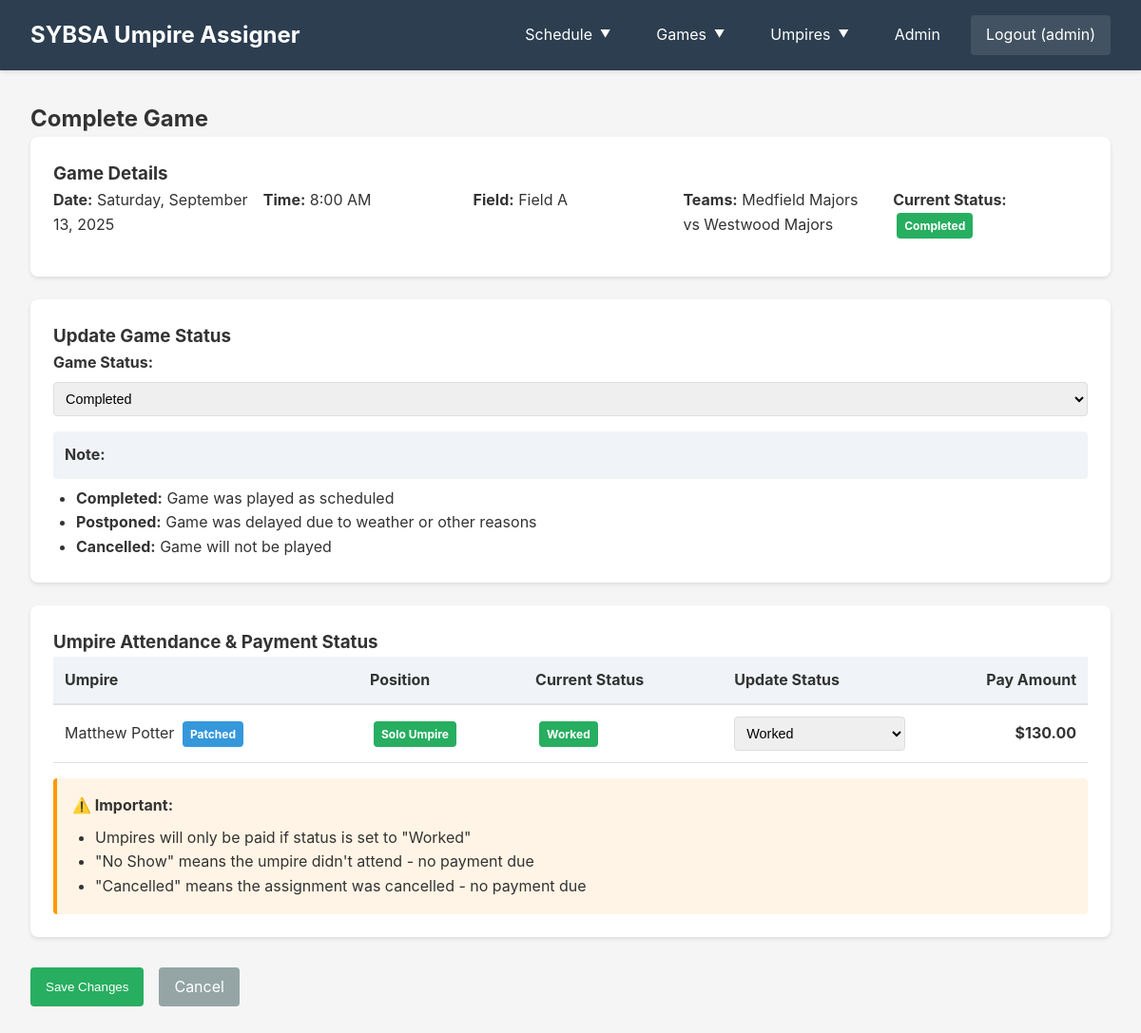
The app's page /games/5/complete/ (signed in) with its own data.
### assignments/models.py (models this page shows, shortened)
class Game(models.Model):
    TIME_CHOICES = [
        ('8:00', '8:00 AM'),
        ('10:15', '10:15 AM'),
        ('12:30', '12:30 PM'),
        ('2:45', '2:45 PM'),
        ('4:00', '4:00 PM'),
        ('5:30', '5:30 PM'),
        ('6:00', '6:00 PM'),
    ]
    FIELD_CHOICES = [
        ('A', 'Field A'),
        ('B', 'Field B'),
        ('C', 'Field C'),
        ('D', 'Field D'),
        ('E', 'Field E'),
        ('Ames', 'Ames St.'),
    ]
    STATUS_CHOICES = [
        ('scheduled', 'Scheduled'),
        ('completed', 'Completed'),
        ('postponed', 'Postponed'),
        ('cancelled', 'Cancelled'),
    ]
    home_team = models.ForeignKey(Team, on_delete=models.CASCADE, related_name='home_games')
    away_team = models.ForeignKey(Team, on_delete=models.CASCADE, related_name='away_games')
    date = models.DateField()
    time = models.CharField(max_length=10, choices=TIME_CHOICES)
    field = models.CharField(max_length=1, choices=FIELD_CHOICES)
    status = models.CharField(max_length=20, choices=STATUS_CHOICES, default='scheduled')
    archived = models.BooleanField(default=False)
    class Meta:
        verbose_name = "Game"
        verbose_name_plural = "Games"
        unique_together = ['date', 'time', 'field']
        ordering = ['date', 'time', 'field']

class Team(models.Model):
    LEVEL_CHOICES = [
        ('AAA', 'AAA'),
        ('Minors', 'Minors'),
        ('Majors', 'Majors'),
        ('Softball', 'Softball'),
    ]
    town = models.ForeignKey(Town, on_delete=models.CASCADE)
    level = models.CharField(max_length=10, choices=LEVEL_CHOICES)
    coach = models.ForeignKey(Coach, on_delete=models.SET_NULL, null=True, blank=True)
    name = models.CharField(max_length=100, blank=True)
    class Meta:
        verbose_name = "Team"
        verbose_name_plural = "Teams"
        unique_together = ['town', 'level', 'name']
    def __str__(self):
        if self.name:
            return f"{self.town} {self.level} - {self.name}"
        return f"{self.town} {self.level}"

class Town(models.Model):
    name = models.CharField(max_length=100, unique=True)
    league_admin = models.ForeignKey(LeagueAdmin, on_delete=models.SET_NULL, null=True, blank=True)
    class Meta:
        verbose_name = "Town"
        verbose_name_plural = "Towns"
    def __str__(self):
        return self.name

class UmpireAssignment(models.Model):
    POSITION_CHOICES = [
        ('plate', 'Plate Umpire'),
        ('base', 'Base Umpire'),
        ('solo', 'Solo Umpire'),
    ]
    WORKED_STATUS_CHOICES = [
        ('assigned', 'Assigned'),
        ('worked', 'Worked'),
        ('no_show', 'No Show'),
        ('cancelled', 'Cancelled'),
    ]
    game = models.ForeignKey(Game, on_delete=models.CASCADE, related_name='assignments')
    umpire = models.ForeignKey(Umpire, on_delete=models.CASCADE, related_name='assignments')
    position = models.CharField(max_length=10, choices=POSITION_CHOICES)
    worked_status = models.CharField(max_length=20, choices=WORKED_STATUS_CHOICES, default='assigned')
    pay_amount = models.DecimalField(max_digits=6, decimal_places=2, default=0)
    class Meta:
        verbose_name = "Umpire Assignment"
        verbose_name_plural = "Umpire Assignments"
        unique_together = ['game', 'umpire']
    def calculate_pay(self):
        from .utils import get_pay_rate
        if self.worked_status in ['assigned', 'worked']:
            return get_pay_rate(self.umpire.patched, self.position)
        return Decimal('0.00')

class Umpire(models.Model):
    user = models.OneToOneField(User, on_delete=models.SET_NULL, null=True, blank=True, related_name='umpire_profile')
    first_name = models.CharField(max_length=50)
    last_name = models.CharField(max_length=50)
    email = models.EmailField(unique=True)
    phone = models.CharField(validators=[phone_regex], max_length=17)
    adult = models.BooleanField(default=False)
    patched = models.BooleanField(default=False)
    is_assigner = models.BooleanField(default=False, help_text="External assigner service - can be booked for multiple games at same time")
    class Meta:
        verbose_name = "Umpire"
        verbose_name_plural = "Umpires"
    def __str__(self):
        if self.is_assigner:
            return f"{self.first_name} {self.last_name} (Assigner)"
        return f"{self.first_name} {self.last_name}"

### assignments/views.py (the view, shortened to what this page needs)
# urls.py: path('games/<int:game_id>/complete/', views.complete_game, name='complete_game'),
@admin_required
def complete_game(request, game_id):
    game = get_object_or_404(Game, id=game_id)
    context = {
        'game': game,
        'assignments': game.assignments.all().select_related('umpire'),
        'status_choices': Game.STATUS_CHOICES,
        'worked_status_choices': UmpireAssignment.WORKED_STATUS_CHOICES,
    }
    return render(request, 'assignments/complete_game.html', context)

### assignments/utils.py (called while the page is built)
def get_pay_rate(is_patched, position):
    try:
        pay_rate = PayRate.objects.latest('effective_date')
    except PayRate.DoesNotExist:
        pay_rate = PayRate.objects.create()
    if position == 'solo':
        if is_patched:
            return pay_rate.solo_patched
        else:
            return pay_rate.solo_unpatched
    elif position == 'plate':
        if is_patched:
            return pay_rate.plate_patched
        else:
            return pay_rate.plate_unpatched
    elif position == 'base':
        return pay_rate.base_unpatched
    return Decimal('0.00')

### assignments/views.py (called while the page is built)
def admin_required(view_func):
    @wraps(view_func)
    @login_required
    def wrapped_view(request, *args, **kwargs):
        if not request.user.is_staff:
            messages.error(request, 'You must be an administrator to access this page.')
            return redirect('weekly_schedule')
        return view_func(request, *args, **kwargs)
    return wrapped_view

### assignments/templates/assignments/complete_game.html (shortened to what this page needs)
{% extends 'assignments/base.html' %}
{% block content %}
<h2>Complete Game</h2>
<div class="card">
    <h3>Game Details</h3>
    <div style="display: grid; grid-template-columns: repeat(auto-fit, minmax(200px, 1fr)); gap: 1rem; margin-bottom: 1rem;">
        <div>
            <strong>Date:</strong> {{ game.date|date:"l, F j, Y" }}
        </div>
        <div>
            <strong>Time:</strong> {{ game.get_time_display }}
        </div>
        <div>
            <strong>Field:</strong> {{ game.get_field_display }}
        </div>
        <div>
            <strong>Teams:</strong> {{ game.away_team }} vs {{ game.home_team }}
        </div>
        <div>
            <strong>Current Status:</strong>
            <span class="badge {% if game.status == 'completed' %}badge-success{% elif game.status == 'postponed' %}badge-warning{% elif game.status == 'cancelled' %}badge-danger{% else %}badge-info{% endif %}">
                {{ game.get_status_display }}
            </span>
        </div>
    </div>
</div>
<form method="post" id="complete-game-form">
    <div class="card">
        <h3>Update Game Status</h3>
        <div style="margin-bottom: 1rem;">
            <label for="game_status" style="display: block; margin-bottom: 0.5rem; font-weight: bold;">
                Game Status:
            </label>
            <select name="game_status" id="game_status" class="form-input" required onchange="updateUmpireDefaults()">
                <option value="completed" {% if game.status == 'completed' %}selected{% endif %}>Completed</option>
            </select>
        </div>
        <p style="background-color: #f0f4f8; padding: 0.75rem; border-radius: 4px; margin-top: 1rem;">
            <strong>Note:</strong>
            <ul style="margin: 0.5rem 0 0 1.5rem;">
                <li><strong>Completed:</strong> Game was played as scheduled</li>
                <li><strong>Postponed:</strong> Game was delayed due to weather or other reasons</li>
                <li><strong>Cancelled:</strong> Game will not be played</li>
            </ul>
        </p>
    </div>
    <div class="card">
        <h3>Umpire Attendance & Payment Status</h3>
        {% if assignments %}
        <table style="width: 100%; border-collapse: collapse;">
            <thead>
                <tr style="background-color: #f0f4f8;">
                    <th style="padding: 0.75rem; text-align: left; border-bottom: 2px solid #dee2e6;">Umpire</th>
                    <th style="padding: 0.75rem; text-align: left; border-bottom: 2px solid #dee2e6;">Position</th>
                    <th style="padding: 0.75rem; text-align: left; border-bottom: 2px solid #dee2e6;">Current Status</th>
                    <th style="padding: 0.75rem; text-align: left; border-bottom: 2px solid #dee2e6;">Update Status</th>
                    <th style="padding: 0.75rem; text-align: right; border-bottom: 2px solid #dee2e6;">Pay Amount</th>
                </tr>
            </thead>
            <tbody>
                {% for assignment in assignments %}
                <tr>
                    <td style="padding: 0.75rem; border-bottom: 1px solid #dee2e6;">
                        {{ assignment.umpire }}
                        {% if assignment.umpire.patched %}
                            <span class="badge badge-info">Patched</span>
                        {% endif %}
                    </td>
                    <td style="padding: 0.75rem; border-bottom: 1px solid #dee2e6;">
                        <span class="badge {% if assignment.position == 'plate' %}badge-info{% elif assignment.position == 'base' %}badge-warning{% else %}badge-success{% endif %}">
                            {{ assignment.get_position_display }}
                        </span>
                    </td>
                    <td style="padding: 0.75rem; border-bottom: 1px solid #dee2e6;">
                        <span class="badge {% if assignment.worked_status == 'worked' %}badge-success{% elif assignment.worked_status == 'no_show' %}badge-danger{% elif assignment.worked_status == 'cancelled' %}badge-warning{% else %}badge-info{% endif %}">
                            {{ assignment.get_worked_status_display }}
                        </span>
                    </td>
                    <td style="padding: 0.75rem; border-bottom: 1px solid #dee2e6;">
                        <select name="worked_status_{{ assignment.id }}" class="form-input worked-status-select" data-assignment-id="{{ assignment.id }}">
                            <option value="worked" {% if assignment.worked_status == 'worked' %}selected{% endif %}>Worked</option>
                        </select>
                    </td>
                    <td style="padding: 0.75rem; text-align: right; border-bottom: 1px solid #dee2e6; font-weight: bold;">
                        <span class="pay-amount" data-assignment-id="{{ assignment.id }}" data-base-pay="{{ assignment.calculate_pay }}">
                            ${{ assignment.pay_amount|floatformat:2 }}
                        </span>
                    </td>
                </tr>
                {% endfor %}
            </tbody>
        </table>
        <div style="background-color: #fff4e5; padding: 1rem; border-radius: 4px; margin-top: 1rem; border-left: 4px solid #ff9800;">
            <strong>⚠️ Important:</strong>
            <ul style="margin: 0.5rem 0 0 1.5rem;">
                <li>Umpires will only be paid if status is set to "Worked"</li>
                <li>"No Show" means the umpire didn't attend - no payment due</li>
                <li>"Cancelled" means the assignment was cancelled - no payment due</li>
            </ul>
        </div>
        {% else %}
        <p>No umpires assigned to this game.</p>
        {% endif %}
    </div>
    <div style="margin-top: 2rem; display: flex; gap: 1rem;">
        <button type="submit" class="btn" style="background-color: #27ae60;">Save Changes</button>
        <a href="{{ request.GET.next|default:'/schedule/' }}" class="btn btn-secondary">Cancel</a>
    </div>
</form>
{% endblock %}

### assignments/templates/assignments/base.html (shortened to what this page needs)
<!DOCTYPE html>
<html lang="en">
<head>
</head>
<body>
    <header class="header">
        <div class="header-content">
            <h1>SYBSA Umpire Assigner</h1>
            <nav class="nav" id="mobile-nav">
                {% if user.is_authenticated %}
                    {% if user.umpire_profile %}
                        <a href="{% url 'umpire_dashboard' %}">Dashboard</a>
                        <a href="{% url 'manage_availability' %}">Availability</a>
                        <a href="{% url 'weekly_schedule' %}">Schedule</a>
                    {% else %}
                        <div class="nav-dropdown">
                            <span class="nav-dropdown-toggle">Schedule</span>
                        </div>
                        <div class="nav-dropdown">
                            <span class="nav-dropdown-toggle">Games</span>
                        </div>
                        <div class="nav-dropdown">
                            <span class="nav-dropdown-toggle">Umpires</span>
                        </div>
                        {% if user.is_staff %}
                            <a href="/admin/">Admin</a>
                        {% endif %}
                    {% endif %}
                    <a href="{% url 'logout' %}" style="background-color: rgba(255, 255, 255, 0.1);">
                        Logout ({{ user.username }})
                    </a>
                {% else %}
                    <a href="{% url 'weekly_schedule' %}">Schedule</a>
                    <a href="{% url 'login' %}">Login</a>
                {% endif %}
            </nav>
        </div>
    </header>
    <main class="container">
        {% block content %}
        {% endblock %}
    </main>
</body>
</html>

### assignments/templates/assignments/base.html (style rules this page uses)
* { margin: 0; padding: 0; box-sizing: border-box; }
body { font-family: -apple-system, BlinkMacSystemFont, "Segoe UI", Roboto, "Helvetica Neue", Arial, sans-serif; line-height: 1.6; color: #333; background-color: #f5f5f5; }
.header { background-color: #2c3e50; color: white; padding: 1rem 0; box-shadow: 0 2px 4px rgba(0,0,0,0.1); }
.header-content { max-width: 1200px; margin: 0 auto; padding: 0 2rem; display: flex; justify-content: space-between; align-items: center; }
.header h1 { font-size: 1.5rem; }
.nav { display: flex; gap: 1rem; align-items: center; }
.nav a { color: white; text-decoration: none; padding: 0.5rem 1rem; border-radius: 4px; transition: background-color 0.3s; }
.nav-dropdown { position: relative; display: inline-block; }
.nav-dropdown-toggle { color: white; text-decoration: none; padding: 0.5rem 1rem; border-radius: 4px; transition: background-color 0.3s; cursor: pointer; display: inline-flex; align-items: center; gap: 0.5rem; }
.nav-dropdown-toggle::after { content: "▼"; font-size: 0.7em; transition: transform 0.3s; }
.container { max-width: 1200px; margin: 2rem auto; padding: 0 2rem; }
.card { background: white; border-radius: 8px; box-shadow: 0 2px 4px rgba(0,0,0,0.1); padding: 1.5rem; margin-bottom: 1.5rem; }
.btn { display: inline-block; padding: 0.5rem 1rem; background-color: #3498db; color: white; text-decoration: none; border-radius: 4px; border: none; cursor: pointer; transition: background-color 0.3s; }
.btn-secondary { background-color: #95a5a6; }
.badge { display: inline-block; padding: 0.25rem 0.5rem; font-size: 0.875rem; font-weight: 600; border-radius: 4px; margin-left: 0.5rem; }
.badge-success { background-color: #d4edda; color: #155724; }
.badge-info { background-color: #d1ecf1; color: #0c5460; }

### assignments/templates/assignments/complete_game.html (style rules this page uses)
.form-input { width: 100%; padding: 0.5rem; border: 1px solid #ddd; border-radius: 4px; font-size: 0.9rem; }
.badge { display: inline-block; padding: 0.25rem 0.5rem; font-size: 0.75rem; font-weight: bold; border-radius: 4px; margin-left: 0.25rem; }
.badge-info { background-color: #3498db; color: white; }
.badge-success { background-color: #27ae60; color: white; }

### records on screen
Game: date "Saturday, September 13, 2025", time "8:00 AM", field "Field A", away_team "Medfield Majors", home_team "Westwood Majors", status "Completed", game_status "Completed"
UmpireAssignment: umpire "Matthew Potter", shows "Patched", position "Solo Umpire", worked_status "Worked", worked_status+id "Worked", pay_amount "130.00"

### other values on screen
{{ user.username }} "admin"
